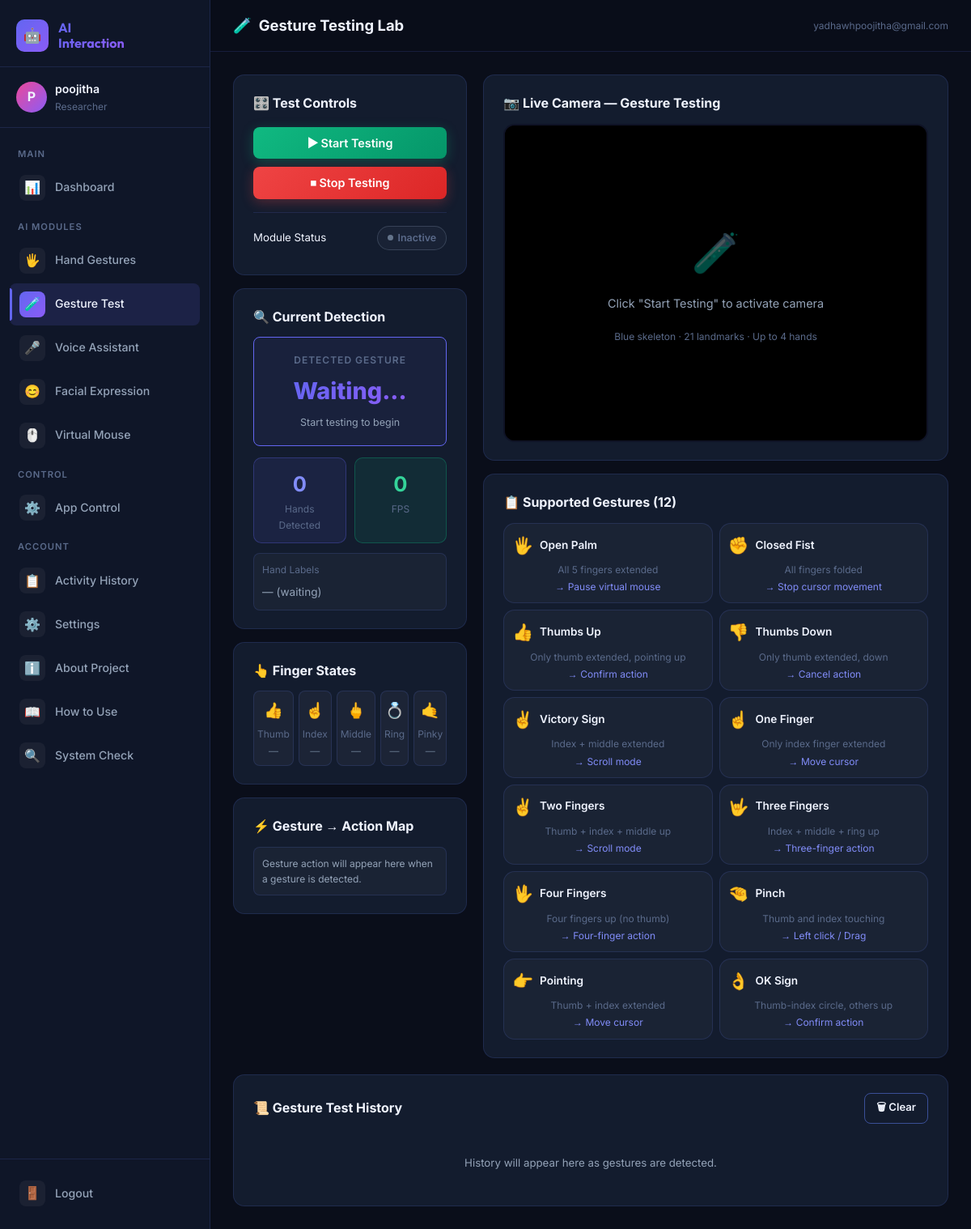
/gesture-test (signed in), run on the app's committed database.
### database/database.py (models this page shows, shortened)
class User(UserMixin, db.Model):
    __tablename__ = 'users'
    id = db.Column(db.Integer, primary_key=True)
    username = db.Column(db.String(80), unique=True, nullable=False)
    email = db.Column(db.String(120), unique=True, nullable=False)
    password_hash = db.Column(db.String(256), nullable=False)
    full_name = db.Column(db.String(120))
    avatar = db.Column(db.String(256), default='default.png')
    created_at = db.Column(db.DateTime, default=datetime.utcnow)
    last_login = db.Column(db.DateTime)
    is_active = db.Column(db.Boolean, default=True)
    settings = db.relationship('UserSettings', backref='user', uselist=False, cascade='all, delete-orphan')
    activities = db.relationship('ActivityLog', backref='user', lazy='dynamic', cascade='all, delete-orphan')

### app.py (the view)
@app.route('/gesture-test')
@login_required
def gesture_test():
    settings = _get_or_create_settings()
    return render_template('gesture_test.html', user=current_user, settings=settings)

### app.py (called while the page is built)
@login_manager.user_loader
def load_user(user_id):
    return User.query.get(int(user_id))

def _get_or_create_settings():
    settings = UserSettings.query.filter_by(user_id=current_user.id).first()
    if not settings:
        settings = UserSettings(user_id=current_user.id)
        db.session.add(settings)
        db.session.commit()
    return settings

### templates/gesture_test.html (shortened to what this page needs)
{% extends "base.html" %}
{% block page_icon %}🧪{% endblock %}
{% block page_title %}Gesture Testing Lab{% endblock %}
{% block content %}
<div class="grid grid-1-2 mb-20">
    <div style="display:flex;flex-direction:column;gap:16px;">
        <div class="card fade-in">
            <div class="card-title mb-16">🎛️ Test Controls</div>
            <div style="display:flex;flex-direction:column;gap:10px;">
                <button class="btn btn-success" id="start-btn" onclick="startTest()">▶ Start Testing</button>
                <button class="btn btn-danger" id="stop-btn" onclick="stopTest()" disabled>⏹ Stop Testing</button>
            </div>
            <div class="separator"></div>
            <div style="display:flex;align-items:center;justify-content:space-between;margin-bottom:8px;">
                <span class="text-sm">Module Status</span>
                <div class="status-pill status-inactive" id="test-status-pill">
                    <span class="dot"></span> Inactive
                </div>
            </div>
        </div>
        <div class="card fade-in">
            <div class="card-title mb-12">🔍 Current Detection</div>
            <div class="detection-box active" id="current-gesture-box">
                <div class="detection-label">Detected Gesture</div>
                <div class="detection-value" id="current-gesture" style="font-size:1.8rem;">Waiting...</div>
                <div class="detection-sub" id="current-confidence">Start testing to begin</div>
            </div>
            <div style="display:grid;grid-template-columns:1fr 1fr;gap:10px;margin-top:14px;">
                <div style="background:rgba(99,102,241,0.1);border:1px solid rgba(99,102,241,0.3);
                            border-radius:10px;padding:12px;text-align:center;">
                    <div style="font-size:1.6rem;font-weight:700;color:#818cf8;" id="stat-hand-count">0</div>
                    <div class="text-xs text-muted">Hands Detected</div>
                </div>
                <div style="background:rgba(16,185,129,0.1);border:1px solid rgba(16,185,129,0.3);
                            border-radius:10px;padding:12px;text-align:center;">
                    <div style="font-size:1.6rem;font-weight:700;color:#34d399;" id="stat-fps">0</div>
                    <div class="text-xs text-muted">FPS</div>
                </div>
            </div>
            <div style="margin-top:12px;padding:10px;background:rgba(255,255,255,0.03);
                        border-radius:8px;border:1px solid var(--border);">
                <div class="text-xs text-muted mb-8">Hand Labels</div>
                <div id="hand-labels-display" style="font-size:0.85rem;color:#94a3b8;">
                    — (waiting)
                </div>
            </div>
        </div>
        <div class="card fade-in">
            <div class="card-title mb-12">👆 Finger States</div>
            <div style="display:grid;grid-template-columns:repeat(5,1fr);gap:6px;" id="finger-display">
                {% for name, icon in [('Thumb','👍'),('Index','☝️'),('Middle','🖕'),('Ring','💍'),('Pinky','🤙')] %}
                <div style="text-align:center;padding:8px 4px;background:rgba(255,255,255,0.04);
                            border-radius:8px;border:1px solid var(--border);transition:all 0.2s;"
                    id="finger-{{ loop.index0 }}">
                    <div style="font-size:1.2rem;">{{ icon }}</div>
                    <div class="text-xs text-muted" style="margin-top:4px;">{{ name }}</div>
                    <div class="text-xs" id="finger-state-{{ loop.index0 }}" style="color:#64748b;margin-top:2px;">—
                    </div>
                </div>
                {% endfor %}
            </div>
        </div>
        <div class="card fade-in">
            <div class="card-title mb-12">⚡ Gesture → Action Map</div>
            <div class="text-xs" id="action-status" style="padding:10px;background:rgba(255,255,255,0.03);border-radius:8px;
                        border:1px solid var(--border);color:#94a3b8;">
                Gesture action will appear here when a gesture is detected.
            </div>
        </div>
    </div>
    <div style="display:flex;flex-direction:column;gap:16px;">
        <div class="card fade-in">
            <div class="card-title mb-12">📷 Live Camera — Gesture Testing</div>
            <div class="camera-container" id="cam-container">
                <div class="camera-overlay" id="cam-overlay">
                    <div class="cam-icon">🧪</div>
                    <p>Click "Start Testing" to activate camera</p>
                    <p class="text-xs text-muted" style="margin-top:8px;">
                        Blue skeleton · 21 landmarks · Up to 4 hands
                    </p>
                </div>
            </div>
        </div>
        <div class="card fade-in">
            <div class="card-title mb-12">📋 Supported Gestures (12)</div>
            <div style="display:grid;grid-template-columns:1fr 1fr;gap:8px;">
                {% for name, emoji, instruction, action in test_gestures %}
                <div class="gesture-card" id="gc-{{ name|replace(' ','-') }}" style="padding:10px;cursor:default;">
                    <div style="display:flex;align-items:center;gap:8px;margin-bottom:4px;">
                        <span style="font-size:1.3rem;">{{ emoji }}</span>
                        <span style="font-weight:600;font-size:0.85rem;">{{ name }}</span>
                    </div>
                    <div class="text-xs text-muted">{{ instruction }}</div>
                    <div class="text-xs" style="color:#818cf8;margin-top:2px;">→ {{ action }}</div>
                </div>
                {% endfor %}
            </div>
        </div>
    </div>
</div>
<div class="card fade-in">
    <div class="card-header">
        <div class="card-title">📜 Gesture Test History</div>
        <button class="btn btn-outline btn-sm" onclick="clearTestHistory()">🗑 Clear</button>
    </div>
    <div class="activity-feed" id="gesture-history" style="max-height:300px;overflow-y:auto;">
        <p class="text-secondary text-sm text-center" style="padding:20px;">
            History will appear here as gestures are detected.
        </p>
    </div>
</div>
{% endblock %}

### templates/base.html (shortened to what this page needs)
<!DOCTYPE html>
<html lang="en">
<head>
  <link rel="stylesheet" href="{{ url_for('static', filename='css/style.css') }}" />
</head>
<body class="fade-in">
  <div class="app-layout">
    <aside class="sidebar" id="sidebar">
      <div class="sidebar-brand">
        <div class="brand-icon">🤖</div>
        <div class="brand-text">AI<br />Interaction</div>
      </div>
      <div class="sidebar-user">
        <div class="user-avatar">{{ current_user.username[0]|upper }}</div>
        <div class="user-info">
          <div class="user-name">{{ current_user.full_name or current_user.username }}</div>
          <div class="user-role">Researcher</div>
        </div>
      </div>
      <nav class="sidebar-nav">
        <div class="nav-section-label">Main</div>
        <a href="{{ url_for('dashboard') }}" class="nav-link {% if request.endpoint=='dashboard' %}active{% endif %}">
          <span class="nav-icon">📊</span> Dashboard
        </a>
        <div class="nav-section-label">AI Modules</div>
        <a href="{{ url_for('gestures') }}" class="nav-link {% if request.endpoint=='gestures' %}active{% endif %}">
          <span class="nav-icon">🖐️</span> Hand Gestures
        </a>
        <a href="{{ url_for('gesture_test') }}"
          class="nav-link {% if request.endpoint=='gesture_test' %}active{% endif %}">
          <span class="nav-icon">🧪</span> Gesture Test
        </a>
        <a href="{{ url_for('voice') }}" class="nav-link {% if request.endpoint=='voice' %}active{% endif %}">
          <span class="nav-icon">🎤</span> Voice Assistant
        </a>
        <a href="{{ url_for('facial') }}" class="nav-link {% if request.endpoint=='facial' %}active{% endif %}">
          <span class="nav-icon">😊</span> Facial Expression
        </a>
        <a href="{{ url_for('virtual_mouse_page') }}"
          class="nav-link {% if request.endpoint=='virtual_mouse_page' %}active{% endif %}">
          <span class="nav-icon">🖱️</span> Virtual Mouse
        </a>
        <div class="nav-section-label">Control</div>
        <a href="{{ url_for('applications') }}"
          class="nav-link {% if request.endpoint=='applications' %}active{% endif %}">
          <span class="nav-icon">⚙️</span> App Control
        </a>
        <div class="nav-section-label">Account</div>
        <a href="{{ url_for('history') }}" class="nav-link {% if request.endpoint=='history' %}active{% endif %}">
          <span class="nav-icon">📋</span> Activity History
        </a>
        <a href="{{ url_for('settings_page') }}"
          class="nav-link {% if request.endpoint=='settings_page' %}active{% endif %}">
          <span class="nav-icon">⚙️</span> Settings
        </a>
        <a href="{{ url_for('about') }}" class="nav-link {% if request.endpoint=='about' %}active{% endif %}">
          <span class="nav-icon">ℹ️</span> About Project
        </a>
        <a href="{{ url_for('how_to_use') }}" class="nav-link {% if request.endpoint=='how_to_use' %}active{% endif %}">
          <span class="nav-icon">📖</span> How to Use
        </a>
        <a href="{{ url_for('system_check') }}"
          class="nav-link {% if request.endpoint=='system_check' %}active{% endif %}">
          <span class="nav-icon">🔍</span> System Check
        </a>
      </nav>
      <div class="sidebar-footer">
        <a href="{{ url_for('logout') }}" class="nav-link">
          <span class="nav-icon">🚪</span> Logout
        </a>
      </div>
    </aside>
    <div class="main-content">
      <header class="topbar">
        <div class="topbar-title">
          {% block page_icon %}📊{% endblock %}
          &nbsp;{% block page_title %}Dashboard{% endblock %}
        </div>
        <div class="topbar-right">
          <span class="text-xs text-muted">{{ current_user.email }}</span>
        </div>
      </header>
      <main class="page-content">
        {% block content %}{% endblock %}
      </main>
    </div>
  </div>
</body>
</html>

### data on the page
User: username "P", full_name "poojitha", email "yadhawhpoojitha@gmail.com"

### other printed values
{{ icon }} "👍" "☝️" "🖕" "💍" "🤙"
{{ name }} "Thumb" "Index" "Middle" "Ring" "Pinky"
{{ emoji }} "🖐️" "✊" "👍" "👎" "✌️" "☝️" "✌️" "🤟" "🖖" "🤏" "👉" "👌"
{{ name }} "Open Palm" "Closed Fist" "Thumbs Up" "Thumbs Down" "Victory Sign" "One Finger" "Two Fingers" "Three Fingers" "Four Fingers" "Pinch" "Pointing" "OK Sign"
{{ instruction }} "All 5 fingers extended" "All fingers folded" "Only thumb extended, pointing up" "Only thumb extended, down" "Index + middle extended" "Only index finger extended" "Thumb + index + middle up" "Index + middle + ring up" "Four fingers up (no thumb)" "Thumb and index touching" "Thumb + index extended" "Thumb-index circle, others up"
{{ action }} "Pause virtual mouse" "Stop cursor movement" "Confirm action" "Cancel action" "Scroll mode" "Move cursor" "Scroll mode" "Three-finger action" "Four-finger action" "Left click / Drag" "Move cursor" "Confirm action"
